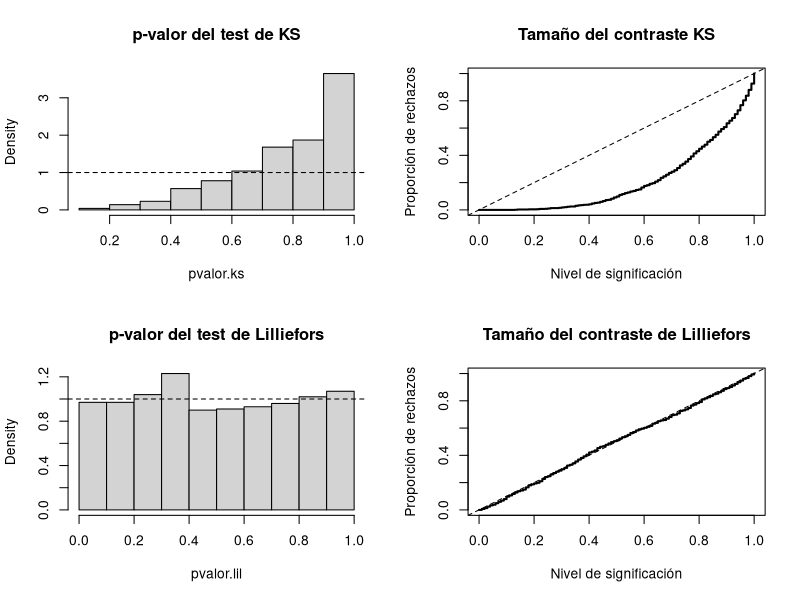
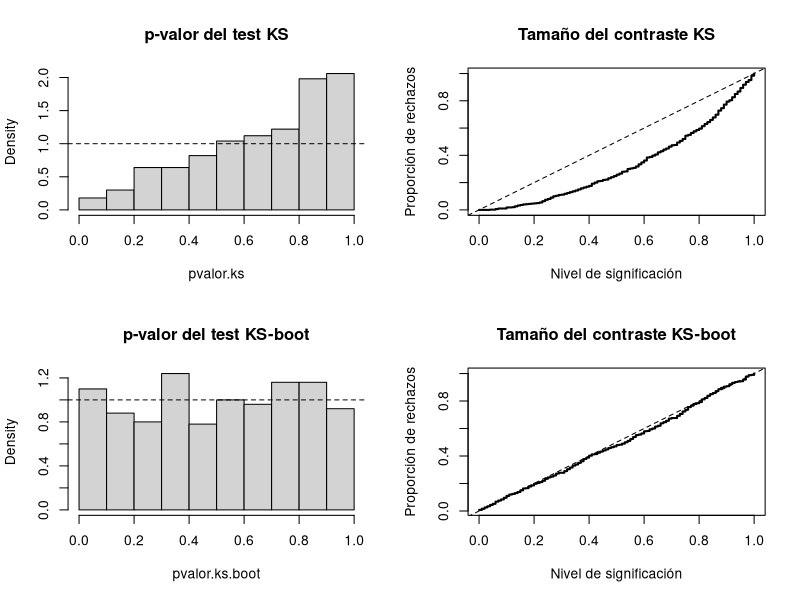
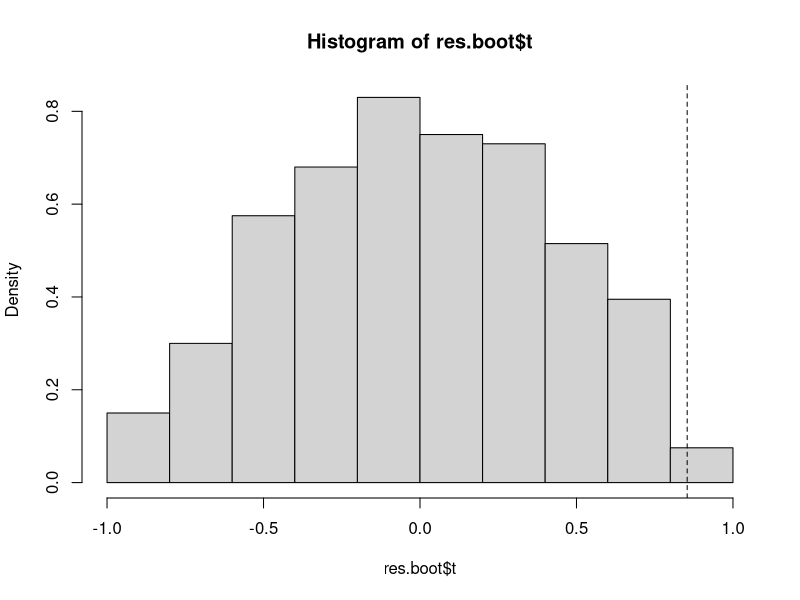
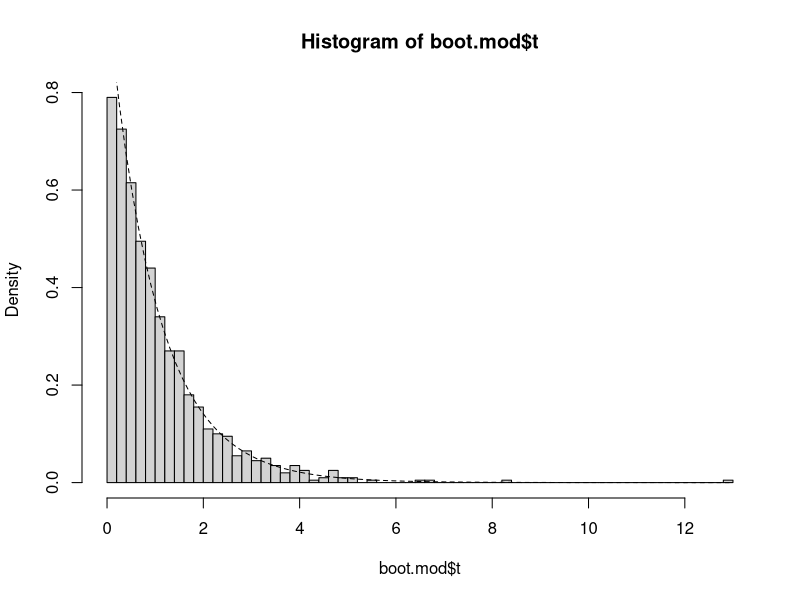
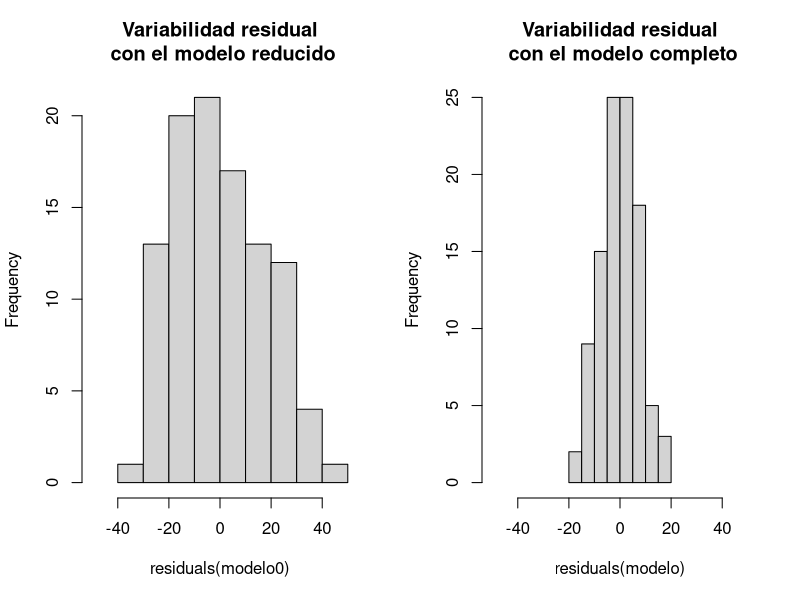
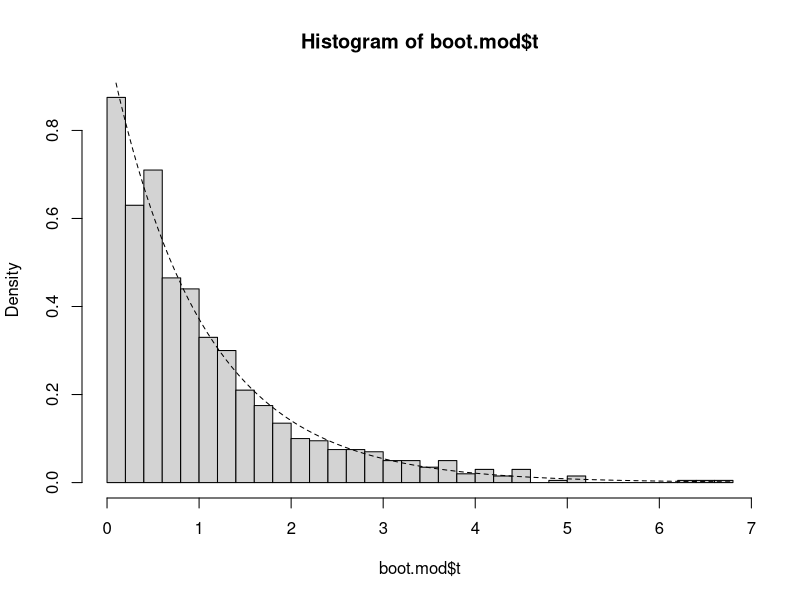
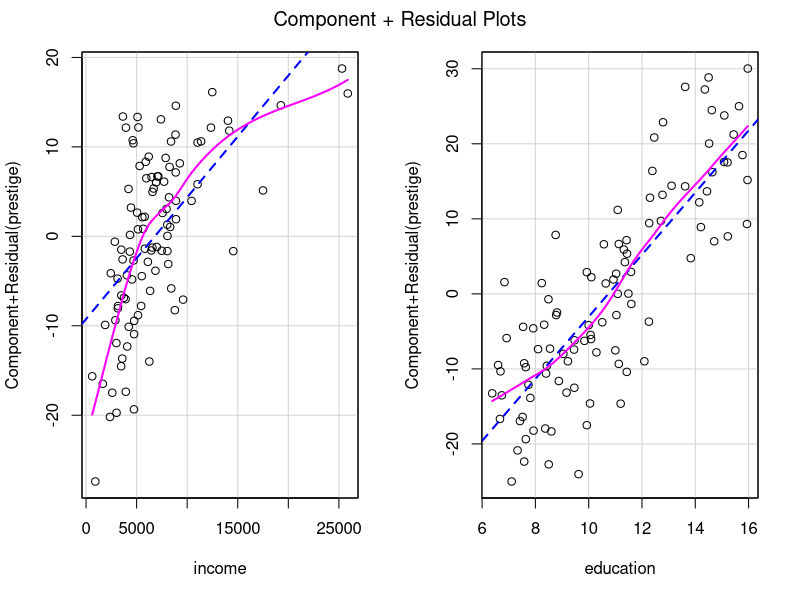

The R source for these figures, in order:
## ---- chunk 1

## ---- chunk 2
# Valores iniciales
library(nortest)
set.seed(1)
nx <- 30
mx <- 0
sx <- 1
nsim <- 1000
# Realizar contrastes
pvalor.ks <- numeric(nsim)
pvalor.lil <- numeric(nsim)
for(isim in 1:nsim) {
  rx <- rnorm(nx, mx, sx)
  pvalor.ks[isim] <- ks.test(rx, "pnorm", mean(rx), sd(rx))$p.value
  pvalor.lil[isim] <- lillie.test(rx)$p.value
}
## ---- chunk 3
old.par <- par(mfrow=c(2, 2))
# Histograma
hist(pvalor.ks, freq=FALSE, main = "p-valor del test de KS")
abline(h=1, lty=2)   # curve(dunif(x,0,1), add=TRUE)
# Distribución empírica
curve(ecdf(pvalor.ks)(x), type = "s", lwd = 2, 
      main = 'Tamaño del contraste KS', ylab = 'Proporción de rechazos', 
      xlab = 'Nivel de significación')
abline(a=0, b=1, lty=2)   # curve(punif(x, 0, 1), add = TRUE)
# Histograma
hist(pvalor.lil, freq=FALSE, main = "p-valor del test de Lilliefors")
abline(h=1, lty=2)   # curve(dunif(x,0,1), add=TRUE)
# Distribución empírica
curve(ecdf(pvalor.lil)(x), type = "s", lwd = 2, 
      main = 'Tamaño del contraste de Lilliefors', ylab = 'Proporción de rechazos', 
      xlab = 'Nivel de significación')
abline(a=0, b=1, lty=2)   # curve(punif(x, 0, 1), add = TRUE)
par(old.par)
## ---- chunk 4
ks.exp.boot <- function(x, nboot = 10^3) {
  DNAME <- deparse(substitute(x))
  METHOD <- "Kolmogorov-Smirnov Test of pexp by bootstrap" 
  n <- length(x)
  RATE <- 1/mean(x)
  ks.exp.stat <- function(x, rate = 1/mean(x)) { # se estima el parámetro
    DMinus <- pexp(sort(x), rate=rate) - (0:(n - 1))/n
    DPlus <- 1/n - DMinus
    Dn = max(c(DMinus, DPlus))
  }  
  STATISTIC <- ks.exp.stat(x, rate = RATE) 
  names(STATISTIC) <- "Dn"
  # PVAL <- 0
  # for(i in 1:nboot) {
  #   rx <- rexp(n, rate = RATE)
  #   if (STATISTIC <= ks.exp.stat(rx)) PVAL <- PVAL + 1
  # }
  # PVAL <- PVAL/nboot
  # PVAL <- (PVAL + 1)/(nboot + 1) # Alternativa para aproximar el p-valor
  rx <- matrix(rexp(n*nboot, rate = RATE), ncol=n)
  PVAL <- mean(STATISTIC <= apply(rx, 1, ks.exp.stat))
  return(structure(list(statistic = STATISTIC, alternative = "two.sided", 
                   p.value = PVAL, method = METHOD, data.name = DNAME), 
                   class = "htest"))
}
## ---- chunk 5
# Valores iniciales
set.seed(1)
nx <- 30
ratex <- 1
nsim <- 500
# Realizar contrastes
pvalor.ks <- numeric(nsim)
pvalor.ks.boot <- numeric(nsim)
for(isim in 1:nsim) {
  rx <- rexp(nx, ratex)
  pvalor.ks[isim] <- ks.test(rx, "pexp", 1/mean(rx))$p.value
  pvalor.ks.boot[isim] <- ks.exp.boot(rx, nboot = 200)$p.value
}
# Generar gráficos
old.par <- par(mfrow=c(2, 2))
# Histograma
hist(pvalor.ks, freq=FALSE, main = "p-valor del test KS")
abline(h=1, lty=2)   # curve(dunif(x,0,1), add=TRUE)
# Distribución empírica
curve(ecdf(pvalor.ks)(x), type = "s", lwd = 2, 
      main = 'Tamaño del contraste KS', ylab = 'Proporción de rechazos', 
      xlab = 'Nivel de significación')
abline(a=0, b=1, lty=2)   # curve(punif(x, 0, 1), add = TRUE)
# Histograma
hist(pvalor.ks.boot, freq=FALSE, main = "p-valor del test KS-boot")
abline(h=1, lty=2)   # curve(dunif(x,0,1), add=TRUE)
# Distribución empírica
curve(ecdf(pvalor.ks.boot)(x), type = "s", lwd = 2, 
      main = 'Tamaño del contraste KS-boot', ylab = 'Proporción de rechazos', 
      xlab = 'Nivel de significación')
abline(a=0, b=1, lty=2)   # curve(punif(x, 0, 1), add = TRUE)
par(old.par)
## ---- chunk 6
library(boot)
data('dogs')
# plot(dogs)
## ---- chunk 7
# cor(dogs$mvo, dogs$lvp)
with(dogs, cor(mvo, lvp))
## ---- chunk 8
# with(dogs, cor.test(mvo, lvp))
cor.test(dogs$mvo, dogs$lvp)
## ---- chunk 9
cor.test(dogs$mvo, dogs$lvp, alternative = "greater")
## ---- chunk 10
library(boot)

statistic <- function(data, i) cor(data$mvo, data$lvp[i])

set.seed(1)
res.boot <- boot(dogs, statistic, R = 1000, sim = "permutation")
# res.boot
## ---- chunk 11
hist(res.boot$t, freq = FALSE)
abline(v = res.boot$t0, lty = 2)
## ---- chunk 12
pval.greater <- mean(res.boot$t >= res.boot$t0)
pval.greater
## ---- chunk 13
pval.less <- mean(res.boot$t <= res.boot$t0)
pval <- 2*min(pval.less, pval.greater)
pval
## ---- chunk 14
library(car)
data(Prestige)
# ?Prestige
## ---- chunk 15

modelo <- lm(prestige ~ income + education, data = Prestige)
summary(modelo)
## ---- chunk 16
res <- summary(modelo)
# names(res)
stat <- res$fstatistic[1]
df <- res$fstatistic[2]
dfr <- res$fstatistic[3]
res$fstatistic
## ---- chunk 17
n <- nrow(Prestige)
q <- 3
q0 <- 1
rss0 <- with(Prestige, sum((prestige - mean(prestige))^2))
rss <- sum(residuals(modelo)^2)
inc.mse <- (rss0 - rss)/(q - q0)  # Incremento en varibilidad explicada
msr <-  rss/(n - q)               # Variabilidad residual
inc.mse/msr
## ---- chunk 18
modelo0 <- lm(prestige ~ 1, data = Prestige)
## ---- chunk 19
anova(modelo0, modelo)
## ---- chunk 20
library(boot)

pres.dat <- Prestige
# pres.dat$fit0 <- mean(Prestige$prestige)
# pres.dat$fit0 <- predict(modelo0)
pres.dat$res0 <- with(Prestige, prestige - mean(prestige))
# pres.dat$res0 <- residuals(modelo0)

mod.stat <- function(data, i) {
    data$prestige <- mean(data$prestige) + data$res0[i]
    fit <- lm(prestige ~ income + education, data = data)
    summary(fit)$fstatistic[1]
}

set.seed(1)
boot.mod <- boot(pres.dat, mod.stat, R = 1000)
boot.mod

hist(boot.mod$t, breaks = "FD", freq = FALSE)
curve(pf(x, df, dfr, lower.tail = FALSE), lty = 2, add = TRUE)

# pval <- mean(boot.mod$t >= boot.mod$t0)
pval <- mean(boot.mod$t >= stat)
pval
## ---- chunk 21
old.par <- par(mfrow=c(1,2))
hist(residuals(modelo0), xlim = c(-50, 50), 
     main = 'Variabilidad residual\n con el modelo reducido')
hist(residuals(modelo), xlim = c(-50, 50), 
     main = 'Variabilidad residual\n con el modelo completo')
par(old.par)
## ---- chunk 22
pres.dat <- Prestige
# pres.dat$fit0 <- mean(Prestige$prestige)
# pres.dat$fit0 <- predict(modelo0)
# pres.dat$res <- residuals(modelo)
pres.dat$sres <- residuals(modelo)/sqrt(1 - hatvalues(modelo))
pres.dat$sres <- pres.dat$sres - mean(pres.dat$sres)

mod.stat <- function(data, i) {
    # data$prestige <- mean(data$prestige) + data$res[i]
    data$prestige <- mean(data$prestige) + data$sres[i]
    fit <- lm(prestige ~ income + education, data = data)
    summary(fit)$fstatistic[1]
}

set.seed(1)
boot.mod <- boot(pres.dat, mod.stat, R = 1000)
boot.mod
## ---- chunk 23
hist(boot.mod$t, breaks = "FD", freq = FALSE)
curve(pf(x, df, dfr, lower.tail = FALSE), lty = 2, add = TRUE)

pval <- mean(boot.mod$t >= stat)
pval
## ---- chunk 24
# library(car)
crPlots(modelo)
## ---- chunk 25
modelo <- lm(prestige ~ income + I(income^2) + education, data = Prestige)
summary(modelo)
## ---- chunk 26
modelo0 <- lm(prestige ~ income + education, data = Prestige)
anova(modelo0, modelo)
## ---- chunk 27
library(boot)

# set.seed(DNI)
# ...
